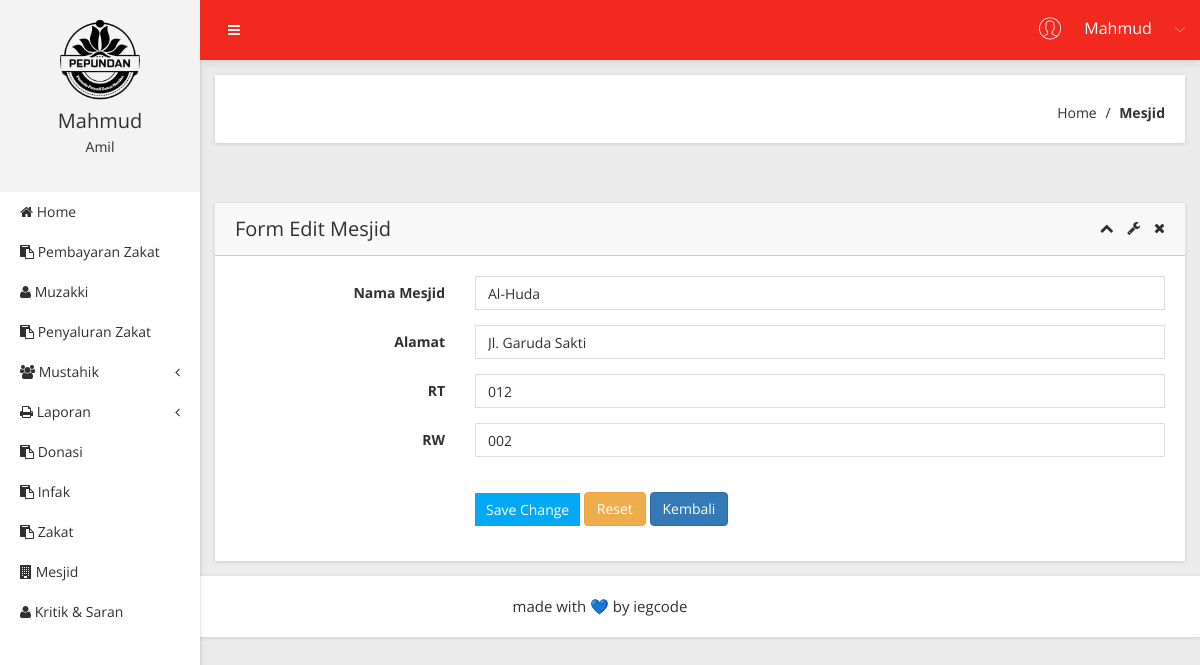
Page /Mesjid/form_edit/1 (signed in) on the committed database.
### tables this page shows
CREATE TABLE `t_mesjid` (
  `id_mesjid` int(11) NOT NULL,
  `nama_mesjid` varchar(20) NOT NULL,
  `alamat_mesjid` varchar(50) NOT NULL,
  `RT` varchar(4) NOT NULL,
  `RW` varchar(4) NOT NULL
);

### app/core/controller.php (called while the page is built, shortened)
<?php
class controller {
	public function view($view, $data = [])
	{
		require_once 'app/views/' . $view .'.php';
	}
	public function model ($model)
	{
		return new $model;
	}
}

### app/controllers/Mesjid.php (called while the page is built, shortened)
<?php
class Mesjid extends Controller {
	public function form_edit($id)
	{
		$data['judul'] = 'Detail Mesjid';
		$data['pnr'] = $this->model('Mesjid_model')->ambilDataMesjid($id);
		$this->view('Mesjid/form_edit', $data);
	}
}

### app/core/app.php (called while the page is built, shortened)
<?php
class app {
	protected $method = 'index';
	protected $params = [];
	public function __construct ()
	{
		$url = $this->parseURL();
		if (file_exists('app/controllers/' . $url[0] . '.php')) {
			unset($url[0]);
		}
		$this->controller = new $this->controller;
		if (isset($url[1])) {
          if (method_exists($this->controller, $url[1])) {				$this->method = $url[1];
           unset($url[1]);
       }
   }
   if ( !empty($url)) {
     $this->params = array_values($url);
 }
 call_user_func_array([$this->controller, $this->method], $this->params);
}
public function parseURL()
{
  if (isset($_GET['url'])) {
     $url = rtrim($_GET['url'], '/');
     $url = filter_var($url, FILTER_SANITIZE_URL);
     $url = explode('/', $url);
     return $url;
 }
}
}

### index.php (called while the page is built, shortened)
<?php
$app = new app;

### app/core/database.php (called while the page is built, shortened)
<?php
class Database {
	private $host = DB_HOST;
	private $user = DB_USER;
	private $pass = DB_PASS;
	private $db_name = DB_NAME;
PRIVATE $dbh;
private $stmt;
	public function __construct()
	{
		$dsn = 'mysql:host=' .$this->host. ';dbname=' .$this->db_name;
		$option= [
			PDO::ATTR_PERSISTENT =>true,
			PDO::ATTR_ERRMODE => PDO::ERRMODE_EXCEPTION
		];
		try{
			$this->dbh = new PDO($dsn, $this->user, $this->pass, $option);
		} catch(PDOException $e) {
			die($e->getMessage());
		}
	}
public function query($query){
	$this->stmt= $this->dbh->prepare($query);
}
public function bind($param, $value, $type= null){
if(is_null($type)){
	switch ( true ) {
			default :
			$type = PDO::PARAM_STR;
	}
}
$this->stmt->bindValue($param,$value,$type);
}
public function execute()
{
	$this->stmt->execute();
}
public function single()
{
	$this->execute();
	return $this->stmt->fetchALL(PDO::FETCH_ASSOC);
}
}
?>

### app/models/Mesjid_model.php (called while the page is built, shortened)
<?php
class Mesjid_model {
	private $table='t_mesjid';
	private $db;
	public function __construct(){
		$this->db = new database;
	}
	public function ambilDataMesjid($id)
	{
		$this->db->query('SELECT * FROM '.$this-> table .' WHERE id_mesjid=:id_mesjid');
		$this->db->bind('id_mesjid',$id);
		return $this->db->single();
	}
}

### app/views/Mesjid/form_edit.php (the view, shortened to what this page needs)
<?php foreach( $data['pnr'] as $dt ) : ?>
<?php endforeach;?>
            <div class="breadcome-area mg-b-30 small-dn">
                <div class="container-fluid">
                    <div class="row">
                        <div class="col-lg-12">
                            <div class="breadcome-list shadow-reset">
                                <div class="row">
                                    <div class="col-lg-6">
                                        <div class="breadcome-heading">
                                        </div>
                                    </div>
                                    <div class="col-lg-6">
                                        <ul class="breadcome-menu">
                                            <li><a href="<?=BASEURL;?>/home_index">Home</a> <span class="bread-slash">/</span>
                                            </li>
                                            <li><span class="bread-blod">Mesjid</span>
                                            </li>
                                        </ul>
                                    </div>
                                </div>
                            </div>
                        </div>
                    </div>
                </div>
            </div>
            <div class="data-table-area mg-b-15">
                <div class="container-fluid">
                    <div class="row">
                        <div class="col-lg-12">
                            <div class="sparkline12-list shadow-reset mg-t-30">
                                <div class="sparkline12-hd">
                                    <div class="main-sparkline12-hd">
                                        <h1>Form Edit Mesjid</h1>
                                        <div class="sparkline12-outline-icon">
                                            <span class="sparkline12-collapse-link"><i class="fa fa-chevron-up"></i></span>
                                            <span><i class="fa fa-wrench"></i></span>
                                            <span class="sparkline12-collapse-close"><i class="fa fa-times"></i></span>
                                        </div>
                                    </div>
                                </div>
                                <div class="sparkline12-graph">
                                    <div class="basic-login-form-ad">
                                        <div class="row">
                                            <div class="col-lg-12">
                                                <div class="all-form-element-inner">
      <form action="<?= BASEURL; ?>/Mesjid/edit_data" method="POST">
          <div class="form-group-inner">
              <div class="row">
                  <div class="col-lg-3">
                      <label class="login2 pull-right pull-right-pro">Nama Mesjid</label>
                  </div>
                  <div class="col-lg-9">
                      <div class="form-select-list">
                          <input type="text" id="last-name" name="nama_mesjid" required="required" class="form-control" value="<?= $dt['nama_mesjid']?>">
                      </div>
                  </div>
              </div>
          </div>
          <div class="form-group-inner">
              <div class="row">
                  <div class="col-lg-3">
                      <label class="login2 pull-right pull-right-pro">Alamat</label>
                  </div>
                  <div class="col-lg-9">
                      <div class="form-select-list">
                          <input type="text" id="last-name" name="alamat_mesjid" required="required" class="form-control" value="<?= $dt['alamat_mesjid']?>">
                      </div>
                  </div>
              </div>
          </div>
          <div class="form-group-inner">
              <div class="row">
                  <div class="col-lg-3">
                      <label class="login2 pull-right pull-right-pro">RT</label>
                  </div>
                  <div class="col-lg-9">
                      <div class="form-select-list">
                          <input type="text" id="last-name" name="RT" required="required" class="form-control" value="<?= $dt['RT']?>">
                      </div>
                  </div>
              </div>
          </div>
          <div class="form-group-inner">
              <div class="row">
                  <div class="col-lg-3">
                      <label class="login2 pull-right pull-right-pro">RW</label>
                  </div>
                  <div class="col-lg-9">
                      <div class="form-select-list">
                          <input type="text" id="last-name" name="RW" required="required" class="form-control" value="<?= $dt['RW']?>">
                      </div>
                  </div>
              </div>
          </div>
          <div class="form-group-inner">
              <div class="login-btn-inner">
                  <div class="row">
                      <div class="col-lg-3"></div>
                      <div class="col-lg-9">
                          <div class="login-horizental cancel-wp pull-left">
                              <button class="btn btn-sm btn-primary login-submit-cs" type="submit">Save Change</button>
                              <button class="btn btn-warning" type="reset">Reset</button>
                              <a href="<?= BASEURL; ?>/Mesjid/"  button type="button" class="btn btn-primary">Kembali</a>
                          </div>
                      </div>
                  </div>
              </div>
          </div>
      </form>
                                                </div>
                                            </div>
                                        </div>
                                    </div>
                                </div>
                            </div>
                        </div>
                    </div>
                </div>
            </div>
        </div>
    </div>

### rows in the picture
t_mesjid: nama_mesjid "Al-Huda", alamat_mesjid "Jl. Garuda Sakti", RT "012", RW "002"

### other values in the picture
$_SESSION['username'] "Mahmud"
$level "Amil"
